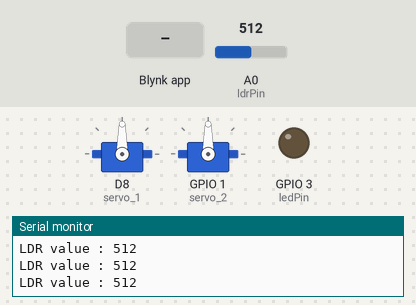
This sketch was run on a simulated ESP8266 (NodeMCU). Parts: 2 × servo, output pins drawn as LEDs (lit = HIGH), the last lines printed to the serial monitor. The inputs (shaded band) are chosen by the test bench; at power-on: A0 (ldrPin) = 512. WiFi joins after 1.5 s; servers stay silent unless stated; the local clock reads 2024-03-15 10:24:30 at power-on unless the sketch sets it.

Above: at 3.0 s.
3.1 s: Blynk app writes 1 to V4
6.1 s: A0 (ldrPin) set to 26
8.5 s: A0 (ldrPin) set to 22
At 9.5 s:
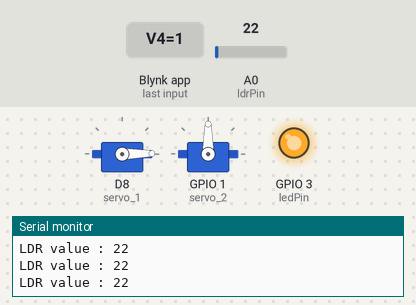
10.4 s: Blynk app writes 1 to V3
At 11.7 s:
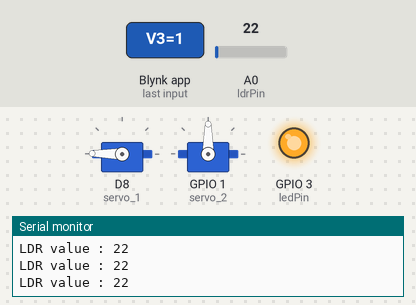
12.0 s: Blynk app writes 1 to V5
At 13.3 s:
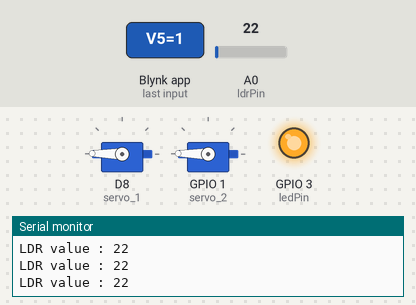
13.6 s: Blynk app writes 0 to V3
At 14.6 s:
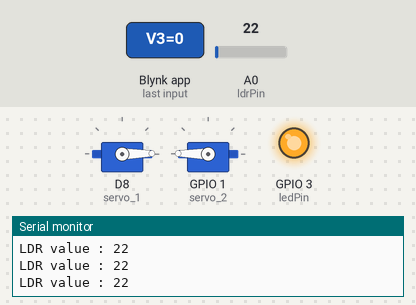
Timing chart, 0 to 16.2 s (numbered marks = the images above; inputs shaded):
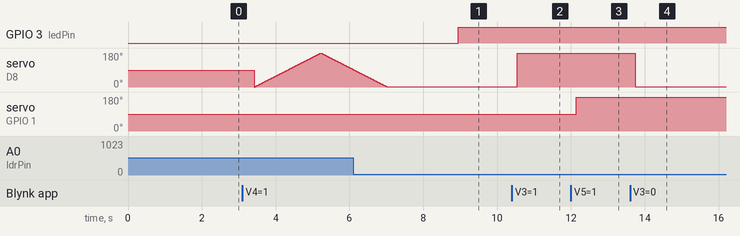

Measured:
- the behaviour switches between 25 and 24 on A0 (ldrPin) (found by bisection; images 0 and 1)
- after the input at 8.5 s, GPIO 3 (ledPin): LOW → HIGH after 0.44 s
- after the input at 10.4 s, servo on D8 (servo_1): 1° → 179° after 0.14 s
- after the input at 12.0 s, servo on GPIO 1 (servo_2): 90° → 179° after 0.15 s
- after the input at 13.6 s, servo on D8 (servo_1): 179° → 1° after 0.15 s

The sketch:

pet_feeder.ino
```cpp
#include <ESP8266WiFi.h>
#include <BlynkSimpleEsp8266.h>
#include <Servo.h>
#include <time.h>
#define BLYNK_PRINT Serial
//for wifi and blynk
char auth[] = "595c0a3da8714c898b9d6be1fcdaa44e"; //auth for blynk
const char* ssid = "COMPRO";
const char* password = "HelloWorld";

//for ldr -led
const int ledPin = D9;
const int ldrPin = A0;

//for servo
Servo servo_1; // black for food D8
Servo servo_2; //blue for snack D10
int degree=0;

//for time
int timezone = 7 * 3600; //TimeZone
int dst = 0; //Daylight Saving Time

//function
void food_autometic();
void food_open();
void food_close();
void snack_autometic();
void snack_open();
void snack_close();


void food_autometic(){ // control servo 0 degree to 180 degree
  for(degree = 0;degree <180; degree +=1){
    servo_1.write(degree);
    delay(10);
  }
  for(degree = 180; degree >=1; degree -= 1)
  {
    servo_1.write(degree);
    delay(10);
  }
}

void food_open(){ //control servo open
  for(degree = 0;degree <180; degree +=1){
    servo_1.write(degree);
  }
}

void food_close(){ //control servo close
  for(degree = 180; degree >=1; degree -= 1)
  {
    servo_1.write(degree);
  }
}

void snack_autometic(){ // control servo 0 degree to 180 degree
  for(degree = 0;degree <180; degree +=1){
    servo_2.write(degree);
    delay(10);
  }
  for(degree = 180; degree >=1; degree -= 1)
  {
    servo_2.write(degree);
    delay(10);
  }
}

void snack_open(){ //control servo open
  for(degree = 0;degree <180; degree +=1){
    servo_2.write(degree);
  }
}

void snack_close(){ //control servo close
  for(degree = 180; degree >=1; degree -= 1)
  {
    servo_2.write(degree);
  }
}


void setup() {

  Serial.begin(115200);
  delay(10);
//  Connect to Wi-Fi network
  Serial.println();
  Serial.println();
  Serial.print("Connecting to WIFI... : ");
  Serial.println(ssid);
  WiFi.begin(ssid, password);
  while (WiFi.status() != WL_CONNECTED) {
    delay(500);
    Serial.print(".");
  }
  Serial.println("");
  Serial.println("Wi-Fi connected successfully");

//  start blynk
  Blynk.begin(auth, ssid, password);//for

//  SET PIN
  servo_1.attach(D8); //servo pin 8 food
  servo_2.attach(D10); //serov pin 10 snack
  //for ldr - led
  pinMode(ledPin, OUTPUT);
  pinMode(ldrPin, INPUT);

//for time
  Serial.setDebugOutput(true);
  configTime(timezone, dst, "pool.ntp.org", "time.nist.gov"); //get time from server
}

//blynk input
BLYNK_WRITE(V3) { //control value of food
  int value = param.asInt();
  if(value == 1){
    food_open();
  }
  else{
    food_close();
  }
}
BLYNK_WRITE(V4){ //autometic food
  int value = param.asInt();
  if(value == 1){
    food_autometic();
  }
  else{
    value == 0;
  }
}
BLYNK_WRITE(V5) { //control value of snack
  int value = param.asInt();
  if(value == 1){
    snack_open();
  }
  else{
    snack_close();
  }
}
BLYNK_WRITE(V6){ //autometic snack
  int value = param.asInt();
  if(value == 1){
    snack_autometic();
  }
  else{
    value == 0;
  }
}

void loop(){
  Blynk.run();
//for ldr - led
  int ldrStatus = analogRead(ldrPin); delay(20);
  Serial.print("LDR value : "); Serial.println(ldrStatus); //check light input for if else
  delay(300);
  if (ldrStatus <25) {
    digitalWrite(ledPin, HIGH);
  }
  else {
    digitalWrite(ledPin, LOW);
  }

//time
  time_t now = time(nullptr);
  struct tm* p_tm = localtime(&now);
  if((p_tm->tm_sec == 0)&&(p_tm->tm_min == 51)&&(p_tm->tm_hour == 14)){
    food_autometic();
  }
  if ((p_tm->tm_sec == 0)&&(p_tm->tm_min == 51)&&(p_tm->tm_hour == 14) && (p_tm->tm_wday == 4)){ //(Sunday = 0)
    Blynk.notify("Check Your Feeder Matchine");
  }
}
```
